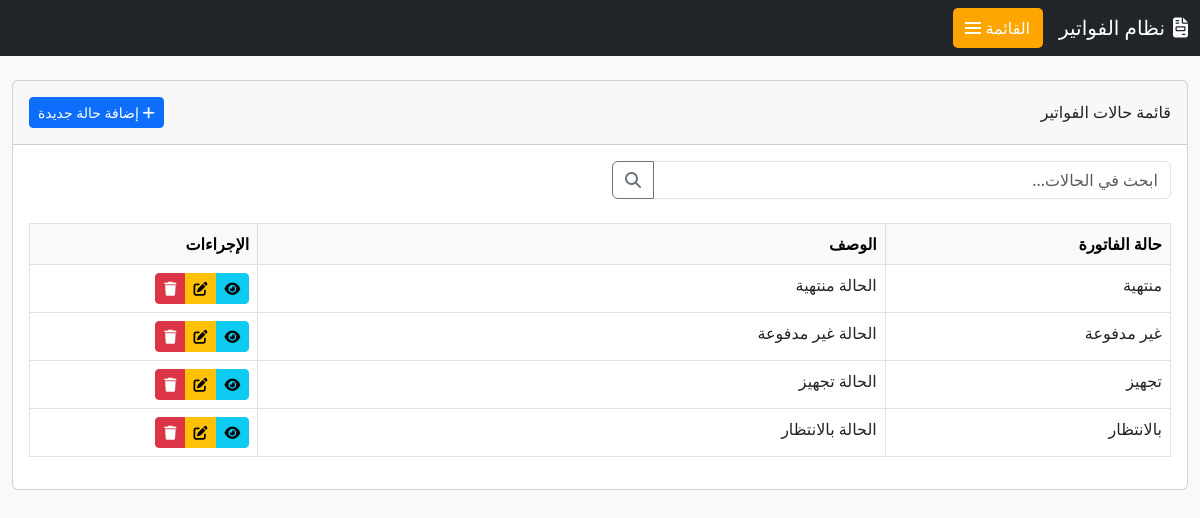
The page /invoice/status/ (signed in) on the database its author committed.
### invoice/models.py (models this page shows, shortened)
class Status(models.Model):
    status_types = models.CharField(max_length=255, verbose_name=_("حالة الفاتورة"))
    status_description = models.TextField(blank=True, null=True, verbose_name=_("الوصف"))
    uniqueId = models.UUIDField(default=uuid4, editable=False, unique=True, verbose_name=_("الرقم المسلسل"))
    slug = models.SlugField(max_length=225, unique=True, blank=True, null=True)
    date_created = models.DateTimeField(auto_now_add=True)
    last_updated = models.DateTimeField(auto_now=True)
    class Meta:
        verbose_name = _('حالة الفاتورة')
        verbose_name_plural = _('حالات الفواتير')

### invoice/views.py (the view, shortened to what this page needs)
# urls.py: path('status/', StatusListView.as_view(), name='status_list'),
class StatusListView(PermissionRequiredMixin, ListView):
    model = Status
    template_name = 'status/status_list.html'
    context_object_name = 'status_list'  # Changed for consistency
    permission_required = 'invoice.view_status'  # Added permission requirement
    paginate_by = 10  # Added pagination control

### templates/status/status_list.html (shortened to what this page needs)
{% extends 'base.html' %}
{% block content %}
<div class="card mb-4">
    <div class="card-header py-3 d-flex justify-content-between align-items-center">
        <h6 class="m-0 font-weight-bold">قائمة حالات الفواتير</h6>
        {% if perms.invoice.add_status %}
        <a href="{% url 'status_create' %}" class="btn btn-primary btn-sm">
            <i class="fas fa-plus"></i> إضافة حالة جديدة
        </a>
        {% endif %}
    </div>
    <div class="card-body">
        <div class="row mb-4">
            <div class="col-md-6">
                <div class="input-group">
                    <input type="text" id="search-input" class="form-control" placeholder="ابحث في الحالات...">
                    <button class="btn btn-outline-secondary" type="button" id="search-button">
                        <i class="fas fa-search"></i>
                    </button>
                </div>
            </div>
        </div>
        <div class="table-responsive">
            <table class="table table-bordered table-hover" id="statusTable">
                <thead class="table-light">
                    <tr>
                        <th width="25%">حالة الفاتورة</th>
                        <th width="55%">الوصف</th>
                        <th width="20%">الإجراءات</th>
                    </tr>
                </thead>
                <tbody>
                    {% for status in status_list %}
                    <tr>
                        <td>{{ status.status_types }}</td>
                        <td>{{ status.status_description|default:"-"|truncatechars:60 }}</td>
                        <td>
                            <div class="btn-group" role="group">
                                <a href="{% url 'status_detail' status.pk %}" class="btn btn-info btn-sm" title="عرض">
                                    <i class="fas fa-eye"></i>
                                </a>
                                {% if perms.invoice.change_status %}
                                <a href="{% url 'status_update' status.pk %}" class="btn btn-warning btn-sm" title="تعديل">
                                    <i class="fas fa-edit"></i>
                                </a>
                                {% endif %}
                                {% if perms.invoice.delete_status %}
                                <a href="{% url 'status_delete' status.pk %}" class="btn btn-danger btn-sm" title="حذف"
                                   onclick="return confirm('هل أنت متأكد من حذف حالة الفاتورة هذه؟');">
                                    <i class="fas fa-trash"></i>
                                </a>
                                {% endif %}
                            </div>
                        </td>
                    </tr>
                    {% empty %}
                    <tr>
                        <td colspan="3" class="text-center text-muted py-4">لا توجد حالات فواتير مسجلة</td>
                    </tr>
                    {% endfor %}
                </tbody>
            </table>
        </div>
    </div>
</div>
{% endblock %}

### templates/base.html (style rules this page uses)
:root { --orange-color: #FFA500; --orange-hover: #e69500; --sidebar-width: 280px; }
body { padding-top: 60px; background-color: #f8f9fa; }

### rows shown on the page
Status: status_types "منتهية", status_description "الحالة منتهية"
Status: status_types "غير مدفوعة", status_description "الحالة غير مدفوعة"
Status: status_types "تجهيز", status_description "الحالة تجهيز"
Status: status_types "بالانتظار", status_description "الحالة بالانتظار"
